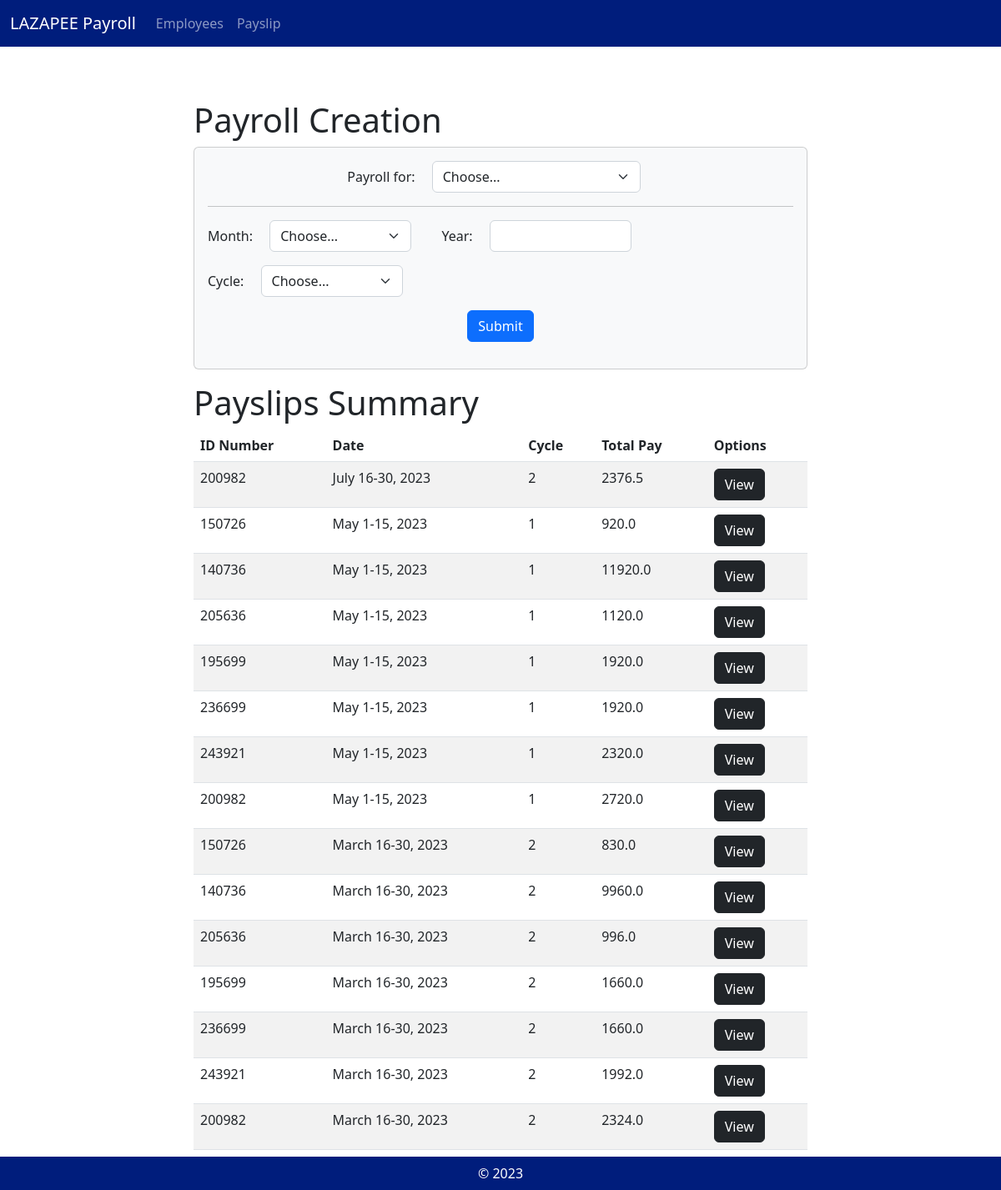
The app's page /payslips, older data.
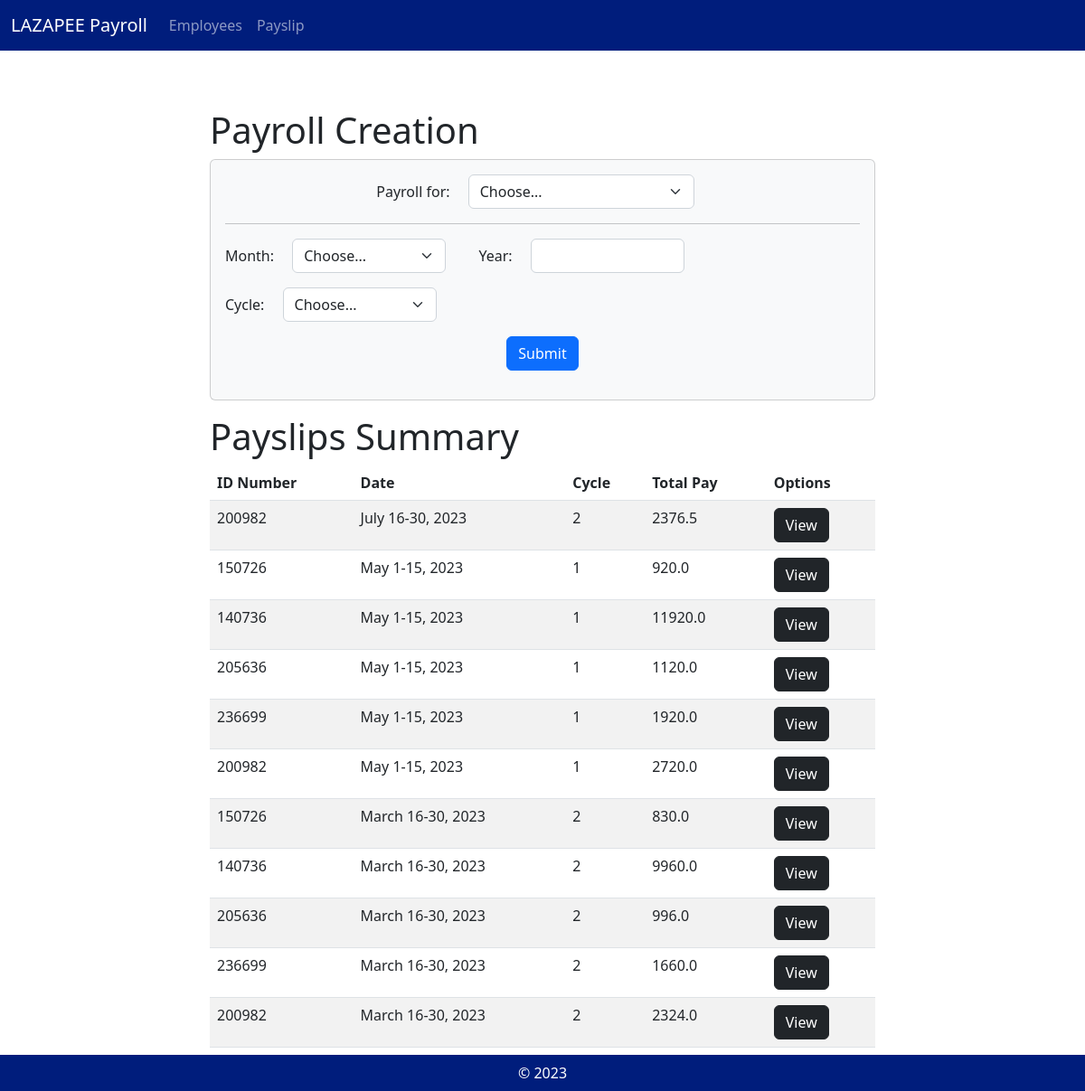
The same page, newer data.
### payroll_app/models.py (models this page shows, shortened)
class Payslip(models.Model):
    id_number = models.ForeignKey(Employee, on_delete=models.CASCADE)
    month = models.CharField(max_length=50)
    date_range = models.CharField(max_length=50)
    year = models.CharField(max_length=4)
    pay_cycle = models.IntegerField()
    rate = models.FloatField()
    earnings_allowance = models.FloatField()
    deductions_tax = models.FloatField(default=0)
    deductions_health = models.FloatField(default=0)
    pag_ibig = models.FloatField(default=100)
    sss = models.FloatField(default=0.045)
    overtime = models.FloatField()
    total_pay = models.FloatField()

class Employee(models.Model):
    name = models.CharField(max_length=255)
    id_number = models.CharField(max_length=20, unique=True)
    rate = models.FloatField()
    overtime_pay = models.FloatField(default=0, blank = True)
    allowance = models.FloatField(null = True, blank = True)
    def __str__(self):
        return f"{self.id_number}"

### payroll_app/views.py (the view, shortened to what this page needs)
# urls.py: path('payslips', views.payslips, name='payslips'),
def payslips(request):
        employees = Employee.objects.all()
        payslips = Payslip.objects.all()
        return render(request, 'payroll_app/payslips.html', {'employees':employees, 'payslips':payslips})

### payroll_app/templates/payroll_app/payslips.html (shortened to what this page needs)
{% extends 'payroll_app/base.html' %}
{% load static %}
{% block content %}
                <div class="mx-auto col-8 col-md-8 col-lg-8 mt-5">
                    <h1>Payroll Creation</h1>
                    <div class="card bg-light mb-3">
                        <div class="card-body">
                            <form method="POST" action="{% url 'payslips' %}">{% csrf_token %}
                                <div class="form-group mb-3 text-center align-items-center" style>
                                    <label class="form-check-inline" for="payroll_for">Payroll for:</label>
                                    <select class="form-check-inline form-select" style="width: 250px;" id="payroll_for"  name="payroll_for">
                                        <option value="" disabled selected hidden>Choose...</option>
                                    </select>
                                </div>
                                <hr>
                                <div class="form-group mb-3 text-left align-items-left form-check-inline" style>
                                    <label class="form-check-inline" for="month">Month:</label>
                                    <select class="form-check-inline form-select" style="width: 170px;" id="month"  name="month">
                                        <option value="" disabled selected hidden>Choose...</option>
                                    </select>
                                </div>
                                <div class="form-group mb-3 text-center align-items-center form-check-inline" style>
                                    <label class="form-check-inline" for="year">Year:</label>
                                    <input class="form-check-inline form-control" style="width: 170px;" type="text" id="year"  name="year">
                                </div>
                                <div class="form-group mb-3 text-right align-items-right form-check-inline" style>
                                    <label class="form-check-inline" for="cycle">Cycle:</label>
                                    <select class="form-check-inline form-select" style="width: 170px;" id="cycle"  name="cycle">
                                        <option value="" disabled selected hidden>Choose...</option>
                                    </select>
                                </div>
                                <div class="d-flex justify-content-center">
                                    <button type="submit" class="btn btn-primary">Submit</button>
                                </div>
                            </form>
                        </div>
                    </div>
                    <h1>Payslips Summary</h1>
                    <div class="col-xs-1 center-block">
                        <table class="table table-striped mb-5">
                            <thead>
                                <th scope="col"> ID Number </th>
                                <th scope="col"> Date </th>
                                <th scope="col"> Cycle</th>
                                <th scope="col"> Total Pay </th>
                                <th scope="col"> Options </th>
                            </thead>
                            <tbody>
                                {% for p in payslips %}
                                <tr>
                                    <td> {{ p.id_number }} </td>
                                    <td> {{ p.month }} {{ p.date_range }}, {{ p.year }} </td>
                                    <td> {{ p.pay_cycle }} </td>
                                    <td> {{ p.total_pay }} </td>
                                    <td><a href="{% url 'view_payslips' pk=p.pk %}"  class="btn btn-dark">View</button></td>
                                </tr>
                                {% endfor %}
                            </tbody>
                        </table>
                    </div>
                </div>
                {% endblock %}

### payroll_app/templates/payroll_app/base.html (shortened to what this page needs)
{% load static %}
<html>
    <head>
        <link rel="stylesheet" href="{% static '/bootstrap/css/bootstrap.min.css' %}">
        <link rel="stylesheet" href="{% static '/bootstrap/css/custom.css' %}">
    </head>
    <body>
        <nav class="navbar navbar-expand-lg navbar-dark bg-custom" style="background-color: #001d7c;">
            <div class="container-fluid">
                <a class="navbar-brand" >LAZAPEE Payroll</a>
                <div class="collapse navbar-collapse" id="navbarSupportedContent">
                <ul class="navbar-nav mr-auto">
                    <li class="nav-item active">
                    <a class="nav-link" href="{% url 'view_employee' %}">Employees</a>
                    </li>
                    <li class="nav-item">
                    <a class="nav-link" href="{% url 'payslips' %}">Payslip</a>
                    </li>
                </ul>
                </div>
            </div>
        </nav>
        <div class="container">
            <div class="row">
                {% block content %}
                {% endblock %}
            </div>
        </div>
        <nav class="navbar bg-custom fixed-bottom justify-content-center" style="background-color: #001d7c;">
            <div style="color: white;">&copy; 2023</div>
        </nav>
    </body>
</html>

Row changes from the older to the newer data that the page shows:
removed Payslip: id_number "195699", month "May", date_range "1-15", year "2023", pay_cycle "1", total_pay "1920.0"
removed Payslip: id_number "243921", month "May", date_range "1-15", year "2023", pay_cycle "1", total_pay "2320.0"
removed Payslip: id_number "195699", month "March", date_range "16-30", year "2023", pay_cycle "2", total_pay "1660.0"
removed Payslip: id_number "243921", month "March", date_range "16-30", year "2023", pay_cycle "2", total_pay "1992.0"
